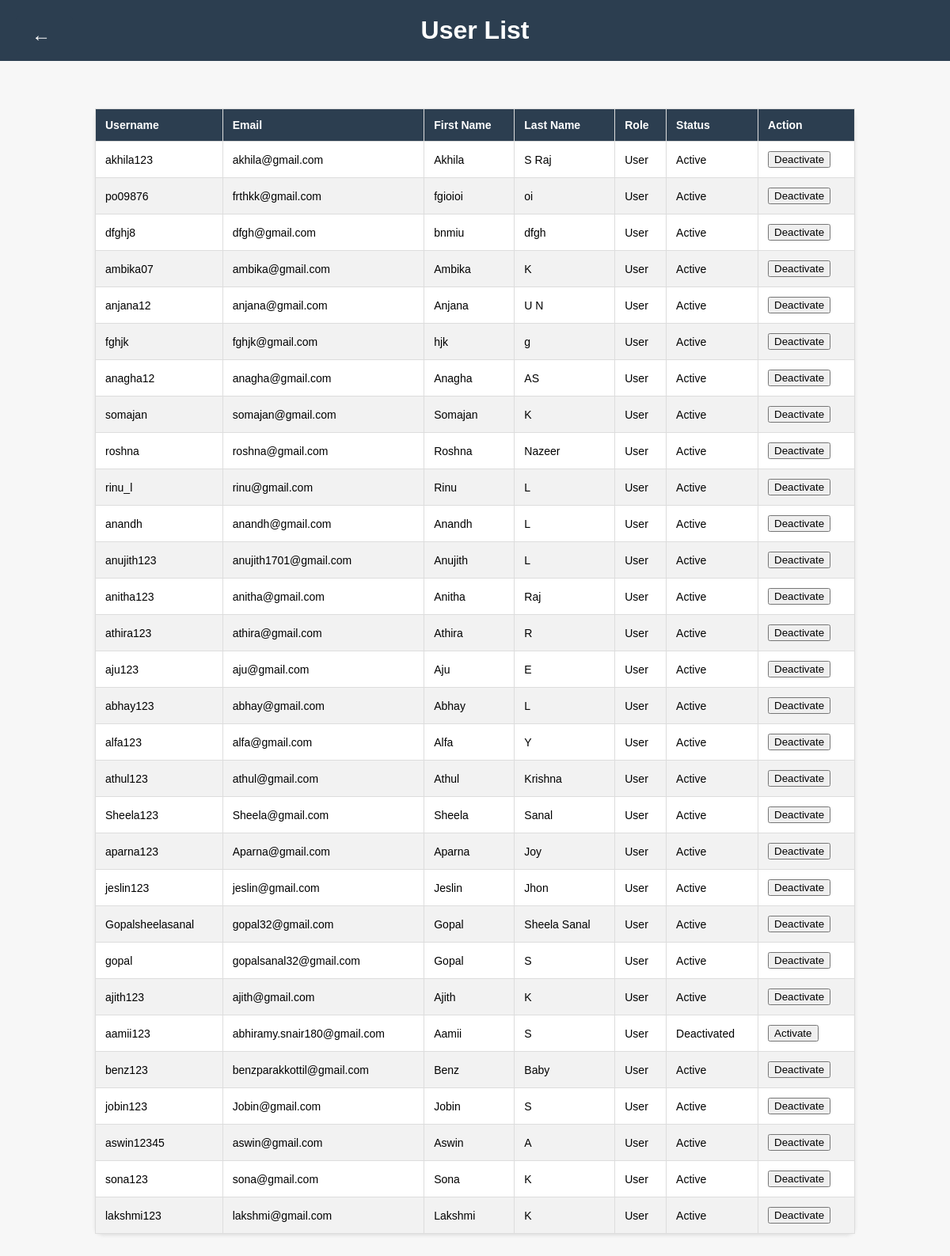
The page /registered_users.html on the database its author committed.
### watersystemapp/models.py (models this page shows, shortened)
class CustomUser(AbstractUser):
    firstname = models.TextField(max_length=100, default="")
    lastname = models.TextField(max_length=100, default="")
    username = models.CharField(max_length=30, unique=True)
    email = models.EmailField(max_length=254, unique=True)
    role = models.CharField(max_length=100,default="")
    password = models.CharField(max_length=128, default="")

### watersystemapp/views.py (the view)
# urls.py: path('registered_users.html', views.registered_users, name='registered_users'),
def registered_users(request):
    users = CustomUser.objects.filter(role='User')
    return render(request, 'registered_users.html', {'users': users})

### templates/registered_users.html (shortened to what this page needs)
{% load static %}
<!DOCTYPE html>
<html lang="en">
<head>
</head>
<body>
    <a class="back-button" href="admindashboard.html"></a>
    <h1>User List</h1>
    <table>
        <thead>
            <tr>
                <th>Username</th>
                <th>Email</th>
                <th>First Name</th>
                <th>Last Name</th>
                <th>Role</th>
                <th>Status</th>
                <th>Action</th>
            </tr>
        </thead>
        <tbody>
            {% for user in users %}
            {% if user.role == 'User' %}
            <tr>
                <td>{{ user.username }}</td>
                <td>{{ user.email }}</td>
                <td>{{ user.first_name }}</td>
                <td>{{ user.last_name }}</td>
                <td>{{ user.role }}</td>
                <td>
                    {% if user.is_active %}
                        Active
                    {% else %}
                        Deactivated
                    {% endif %}
                </td>
                <td>
                    {% if user.is_active %}
                            <form method="post" action="{% url 'deactivate_user' user.id %}">
                                <button type="submit" class="btn btn-danger">Deactivate</button>
                            </form>
                        {% else %}
                            <form method="post" action="{% url 'activate_user' user.id %}">
                                <button type="submit" class="btn btn-success">Activate</button>
                            </form>
                    {% endif %}
                </td>
            </tr>
            {% endif %}
            {% endfor %}
        </tbody>
    </table>
</body>
</html>

### templates/registered_users.html (style rules this page uses)
body { font-family: Arial, sans-serif; background-color: #f7f7f7; margin: 0; padding: 0; }
h1 { background-color: #2c3e50; color: #fff; padding: 20px; text-align: center; margin: 0; }
.back-button { background-color: #2c3e50; color: #fff; padding: 10px 20px; border: none; border-radius: 5px; cursor: pointer; text-decoration: none; font-weight: bold; position: absolute; top: 20px; left: 20px; }
.back-button::before { content: "←"; font-size: 24px; margin-right: 8px; }
table { width: 80%; margin: 60px auto; border-collapse: collapse; background-color: #fff; box-shadow: 0 2px 4px rgba(0, 0, 0, 0.1); border-radius: 10px; }
th, td { border: 1px solid #ddd; text-align: left; padding: 12px; font-size: 14px; }
th { background-color: #2c3e50; color: #fff; }
tr:nth-child(even) { background-color: #f2f2f2; }

### rows shown on the page
CustomUser: username "akhila123", email "akhila@gmail.com", first_name "Akhila", last_name "S Raj", role "User", is_active "Active"
CustomUser: username "po09876", email "frthkk@gmail.com", first_name "fgioioi", last_name "oi", role "User", is_active "Active"
CustomUser: username "dfghj8", email "dfgh@gmail.com", first_name "bnmiu", last_name "dfgh", role "User", is_active "Active"
CustomUser: username "ambika07", email "ambika@gmail.com", first_name "Ambika", last_name "K", role "User", is_active "Active"
CustomUser: username "anjana12", email "anjana@gmail.com", first_name "Anjana", last_name "U N", role "User", is_active "Active"
CustomUser: username "fghjk", email "fghjk@gmail.com", first_name "hjk", last_name "g", role "User", is_active "Active"
CustomUser: username "anagha12", email "anagha@gmail.com", first_name "Anagha", last_name "AS", role "User", is_active "Active"
CustomUser: username "somajan", email "somajan@gmail.com", first_name "Somajan", last_name "K", role "User", is_active "Active"
CustomUser: username "roshna", email "roshna@gmail.com", first_name "Roshna", last_name "Nazeer", role "User", is_active "Active"
CustomUser: username "rinu_l", email "rinu@gmail.com", first_name "Rinu", last_name "L", role "User", is_active "Active"
CustomUser: username "anandh", email "anandh@gmail.com", first_name "Anandh", last_name "L", role "User", is_active "Active"
CustomUser: username "anujith123", email "anujith1701@gmail.com", first_name "Anujith", last_name "L", role "User", is_active "Active"
CustomUser: username "anitha123", email "anitha@gmail.com", first_name "Anitha", last_name "Raj", role "User", is_active "Active"
CustomUser: username "athira123", email "athira@gmail.com", first_name "Athira", last_name "R", role "User", is_active "Active"
CustomUser: username "aju123", email "aju@gmail.com", first_name "Aju", last_name "E", role "User", is_active "Active"
CustomUser: username "abhay123", email "abhay@gmail.com", first_name "Abhay", last_name "L", role "User", is_active "Active"
CustomUser: username "alfa123", email "alfa@gmail.com", first_name "Alfa", last_name "Y", role "User", is_active "Active"
CustomUser: username "athul123", email "athul@gmail.com", first_name "Athul", last_name "Krishna", role "User", is_active "Active"
CustomUser: username "Sheela123", email "Sheela@gmail.com", first_name "Sheela", last_name "Sanal", role "User", is_active "Active"
CustomUser: username "aparna123", email "Aparna@gmail.com", first_name "Aparna", last_name "Joy", role "User", is_active "Active"
CustomUser: username "jeslin123", email "jeslin@gmail.com", first_name "Jeslin", last_name "Jhon", role "User", is_active "Active"
CustomUser: username "Gopalsheelasanal", email "gopal32@gmail.com", first_name "Gopal", last_name "Sheela Sanal", role "User", is_active "Active"
CustomUser: username "gopal", email "gopalsanal32@gmail.com", first_name "Gopal", last_name "S", role "User", is_active "Active"
CustomUser: username "ajith123", email "ajith@gmail.com", first_name "Ajith", last_name "K", role "User", is_active "Active"
CustomUser: username "aamii123", email "abhiramy.snair180@gmail.com", first_name "Aamii", last_name "S", role "User", is_active "Deactivated"
CustomUser: username "benz123", email "benzparakkottil@gmail.com", first_name "Benz", last_name "Baby", role "User", is_active "Active"
CustomUser: username "jobin123", email "Jobin@gmail.com", first_name "Jobin", last_name "S", role "User", is_active "Active"
CustomUser: username "aswin12345", email "aswin@gmail.com", first_name "Aswin", last_name "A", role "User", is_active "Active"
CustomUser: username "sona123", email "sona@gmail.com", first_name "Sona", last_name "K", role "User", is_active "Active"
CustomUser: username "lakshmi123", email "lakshmi@gmail.com", first_name "Lakshmi", last_name "K", role "User", is_active "Active"
